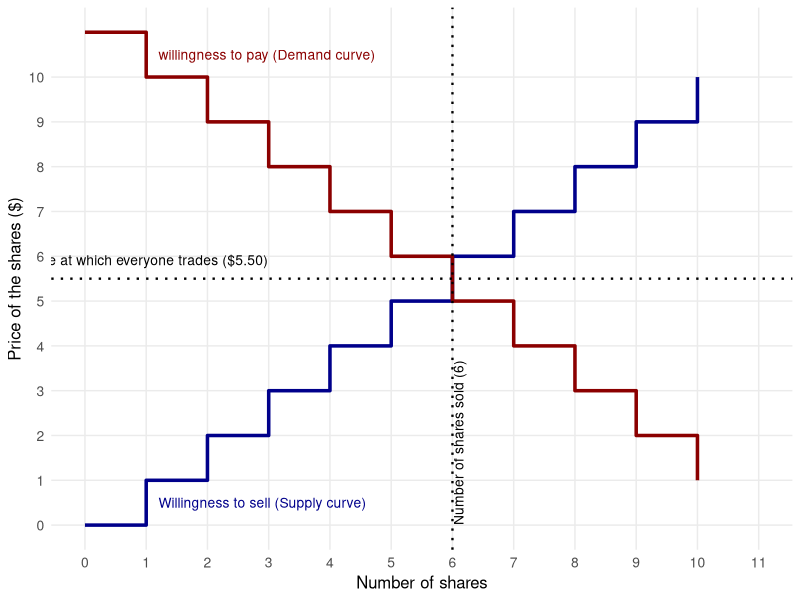
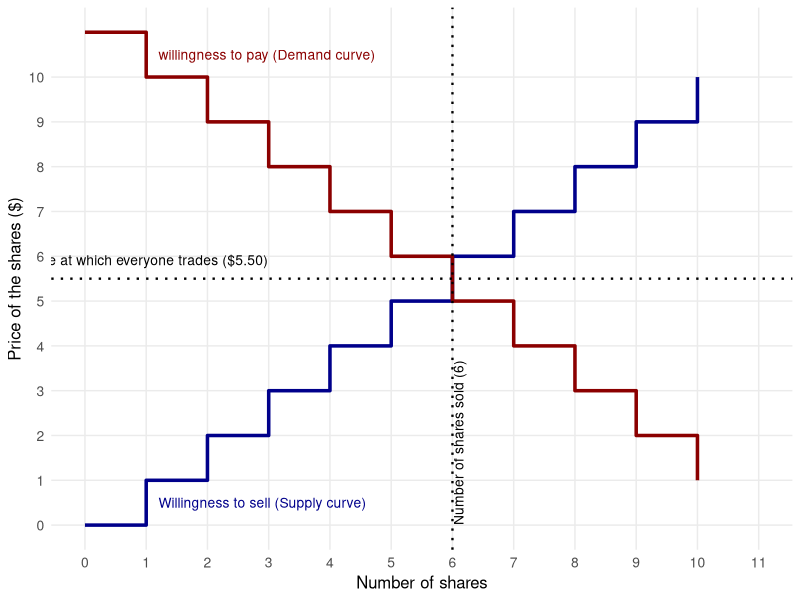
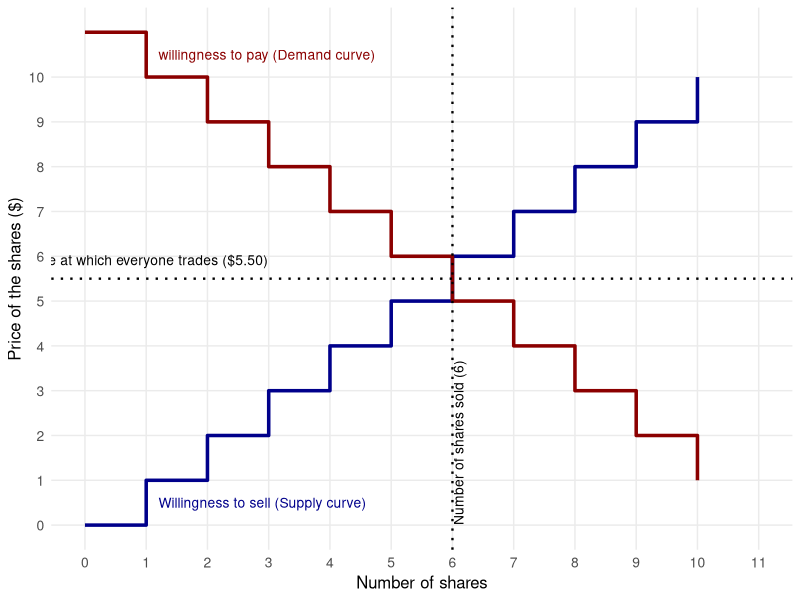
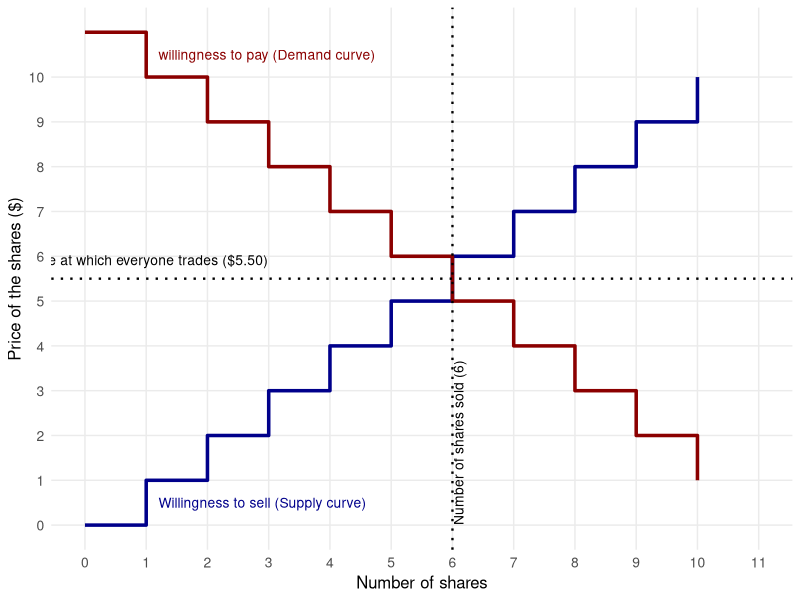

R code for these plots, in order:
## ---- chunk 1
        
        library(tidyverse)

        library(ggplot2)

# Create data for increasing step function (supply)
supply_data <- tibble(
  shares = rep(0:10, each = 2),
  price = c(0,0,1, 1, 2, 2, 3, 3, 4, 4, 5, 5, 6, 6, 7, 7, 8, 8, 9, 9, 10, 10)
)

# Create data for decreasing step function (demand)  
demand_data <- tibble(
  shares = rep(0:10, each = 2),
  price = c(11,11,10, 10, 9, 9, 8, 8, 7, 7, 6, 6, 5, 5, 4, 4, 3, 3, 2, 2, 1, 1)
)

# Find intersection point (where supply price = demand price)
# This occurs around shares = 5.5, price = 5.5
intersection_shares <- 6
intersection_price <- 5.5

# Create the plot
ggplot() +
  # Supply curve (increasing, dark blue)
  geom_step(data = supply_data, aes(x = shares, y = price), 
            color = "darkblue", size = 1.2, direction = "hv") +
  
  # Demand curve (decreasing, dark red)
  geom_step(data = demand_data, aes(x = shares, y = price), 
            color = "darkred", size = 1.2, direction = "hv") +
  
  # Horizontal dotted line at intersection
  geom_hline(yintercept = intersection_price, 
             linetype = "dotted", color = "black", size = 0.8) +
  
  # Vertical dotted line at intersection
  geom_vline(xintercept = intersection_shares, 
             linetype = "dotted", color = "black", size = 0.8) +
  
  # Add text labels for the dotted lines
  annotate("text", x = 1, y = intersection_price + 0.3, 
           label = "Price at which everyone trades ($5.50)", 
           hjust = 0.5, vjust = 0, size = 3.5) +
  
  annotate("text", x = intersection_shares + 0.1, y = 0, 
           label = "Number of shares sold (6)", 
           hjust = 0, vjust = 0.5, size = 3.5, angle = 90) +
  
 annotate("text", x = 1.2, y = 0.5, label = "Willingness to sell (Supply curve)", hjust = 0, vjust = 0.5, size = 3.5, col = "darkblue") +
 
 annotate("text", x = 1.2, y = 10.5, label = "willingness to pay (Demand curve)", hjust = 0, vjust = 0.5, size = 3.5, col = "darkred") +

  # Customize axes and labels
  labs(x = "Number of shares", 
       y = "Price of the shares ($)") +
  
  # Set axis limits and breaks
  scale_x_continuous(limits = c(0, 11), breaks = 0:11) +
  scale_y_continuous(limits = c(0, 11), breaks = 0:10) +
  
  # Apply a clean theme
  theme_minimal() +
  theme(
    panel.grid.minor = element_blank(),
    axis.title = element_text(size = 12),
    axis.text = element_text(size = 10)
  )
        
## ---- chunk 2
        
        library(tidyverse)

        library(ggplot2)

# Create data for increasing step function (supply)
supply_data <- tibble(
  shares = rep(0:10, each = 2),
  price = c(0,0,1, 1, 2, 2, 3, 3, 4, 4, 5, 5, 6, 6, 7, 7, 8, 8, 9, 9, 10, 10)
)

# Create data for decreasing step function (demand)  
demand_data <- tibble(
  shares = rep(0:10, each = 2),
  price = c(11,11,10, 10, 9, 9, 8, 8, 7, 7, 6, 6, 5, 5, 4, 4, 3, 3, 2, 2, 1, 1)
)

# Find intersection point (where supply price = demand price)
# This occurs around shares = 5.5, price = 5.5
intersection_shares <- 6
intersection_price <- 5.5

# Create the plot
ggplot() +
  # Supply curve (increasing, dark blue)
  geom_step(data = supply_data, aes(x = shares, y = price), 
            color = "darkblue", size = 1.2, direction = "hv") +
  
  # Demand curve (decreasing, dark red)
  geom_step(data = demand_data, aes(x = shares, y = price), 
            color = "darkred", size = 1.2, direction = "hv") +
  
  # Horizontal dotted line at intersection
  geom_hline(yintercept = intersection_price, 
             linetype = "dotted", color = "black", size = 0.8) +
  
  # Vertical dotted line at intersection
  geom_vline(xintercept = intersection_shares, 
             linetype = "dotted", color = "black", size = 0.8) +
  
  # Add text labels for the dotted lines
  annotate("text", x = 1, y = intersection_price + 0.3, 
           label = "Price at which everyone trades ($5.50)", 
           hjust = 0.5, vjust = 0, size = 3.5) +
  
  annotate("text", x = intersection_shares + 0.1, y = 0, 
           label = "Number of shares sold (6)", 
           hjust = 0, vjust = 0.5, size = 3.5, angle = 90) +
  
 annotate("text", x = 1.2, y = 0.5, label = "Willingness to sell (Supply curve)", hjust = 0, vjust = 0.5, size = 3.5, col = "darkblue") +
 
 annotate("text", x = 1.2, y = 10.5, label = "willingness to pay (Demand curve)", hjust = 0, vjust = 0.5, size = 3.5, col = "darkred") +


  # Customize axes and labels
  labs(x = "Number of shares", 
       y = "Price of the shares ($)") +
  
  # Set axis limits and breaks
  scale_x_continuous(limits = c(0, 11), breaks = 0:11) +
  scale_y_continuous(limits = c(0, 11), breaks = 0:10) +
  
  # Apply a clean theme
  theme_minimal() +
  theme(
    panel.grid.minor = element_blank(),
    axis.title = element_text(size = 12),
    axis.text = element_text(size = 10)
  )
        
## ---- chunk 3
        
        library(tidyverse)

        library(ggplot2)

# Create data for increasing step function (supply)
supply_data <- tibble(
  shares = rep(0:10, each = 2),
  price = c(0,0,1, 1, 2, 2, 3, 3, 4, 4, 5, 5, 6, 6, 7, 7, 8, 8, 9, 9, 10, 10)
)

# Create data for decreasing step function (demand)  
demand_data <- tibble(
  shares = rep(0:10, each = 2),
  price = c(11,11,10, 10, 9, 9, 8, 8, 7, 7, 6, 6, 5, 5, 4, 4, 3, 3, 2, 2, 1, 1)
)

# Find intersection point (where supply price = demand price)
# This occurs around shares = 5.5, price = 5.5
intersection_shares <- 6
intersection_price <- 5.5

# Create the plot
ggplot() +
  # Supply curve (increasing, dark blue)
  geom_step(data = supply_data, aes(x = shares, y = price), 
            color = "darkblue", size = 1.2, direction = "hv") +
  
  # Demand curve (decreasing, dark red)
  geom_step(data = demand_data, aes(x = shares, y = price), 
            color = "darkred", size = 1.2, direction = "hv") +
  
  # Horizontal dotted line at intersection
  geom_hline(yintercept = intersection_price, 
             linetype = "dotted", color = "black", size = 0.8) +
  
  # Vertical dotted line at intersection
  geom_vline(xintercept = intersection_shares, 
             linetype = "dotted", color = "black", size = 0.8) +
  
  # Add text labels for the dotted lines
  annotate("text", x = 1, y = intersection_price + 0.3, 
           label = "Price at which everyone trades ($5.50)", 
           hjust = 0.5, vjust = 0, size = 3.5) +
  
  annotate("text", x = intersection_shares + 0.1, y = 0, 
           label = "Number of shares sold (6)", 
           hjust = 0, vjust = 0.5, size = 3.5, angle = 90) +
  
 annotate("text", x = 1.2, y = 0.5, label = "Willingness to sell (Supply curve)", hjust = 0, vjust = 0.5, size = 3.5, col = "darkblue") +
 
 annotate("text", x = 1.2, y = 10.5, label = "willingness to pay (Demand curve)", hjust = 0, vjust = 0.5, size = 3.5, col = "darkred") +


  # Customize axes and labels
  labs(x = "Number of shares", 
       y = "Price of the shares ($)") +
  
  # Set axis limits and breaks
  scale_x_continuous(limits = c(0, 11), breaks = 0:11) +
  scale_y_continuous(limits = c(0, 11), breaks = 0:10) +
  
  # Apply a clean theme
  theme_minimal() +
  theme(
    panel.grid.minor = element_blank(),
    axis.title = element_text(size = 12),
    axis.text = element_text(size = 10)
  )
        
## ---- chunk 4
        
        library(tidyverse)

        library(ggplot2)

# Create data for increasing step function (supply)
supply_data <- tibble(
  shares = rep(0:10, each = 2),
  price = c(0,0,1, 1, 2, 2, 3, 3, 4, 4, 5, 5, 6, 6, 7, 7, 8, 8, 9, 9, 10, 10)
)

# Create data for decreasing step function (demand)  
demand_data <- tibble(
  shares = rep(0:10, each = 2),
  price = c(11,11,10, 10, 9, 9, 8, 8, 7, 7, 6, 6, 5, 5, 4, 4, 3, 3, 2, 2, 1, 1)
)

# Find intersection point (where supply price = demand price)
# This occurs around shares = 5.5, price = 5.5
intersection_shares <- 6
intersection_price <- 5.5

# Create the plot
ggplot() +
  # Supply curve (increasing, dark blue)
  geom_step(data = supply_data, aes(x = shares, y = price), 
            color = "darkblue", size = 1.2, direction = "hv") +
  
  # Demand curve (decreasing, dark red)
  geom_step(data = demand_data, aes(x = shares, y = price), 
            color = "darkred", size = 1.2, direction = "hv") +
  
  # Horizontal dotted line at intersection
  geom_hline(yintercept = intersection_price, 
             linetype = "dotted", color = "black", size = 0.8) +
  
  # Vertical dotted line at intersection
  geom_vline(xintercept = intersection_shares, 
             linetype = "dotted", color = "black", size = 0.8) +
  
  # Add text labels for the dotted lines
  annotate("text", x = 1, y = intersection_price + 0.3, 
           label = "Price at which everyone trades ($5.50)", 
           hjust = 0.5, vjust = 0, size = 3.5) +
  
  annotate("text", x = intersection_shares + 0.1, y = 0, 
           label = "Number of shares sold (6)", 
           hjust = 0, vjust = 0.5, size = 3.5, angle = 90) +
  
 annotate("text", x = 1.2, y = 0.5, label = "Willingness to sell (Supply curve)", hjust = 0, vjust = 0.5, size = 3.5, col = "darkblue") +
 
 annotate("text", x = 1.2, y = 10.5, label = "willingness to pay (Demand curve)", hjust = 0, vjust = 0.5, size = 3.5, col = "darkred") +


  # Customize axes and labels
  labs(x = "Number of shares", 
       y = "Price of the shares ($)") +
  
  # Set axis limits and breaks
  scale_x_continuous(limits = c(0, 11), breaks = 0:11) +
  scale_y_continuous(limits = c(0, 11), breaks = 0:10) +
  
  # Apply a clean theme
  theme_minimal() +
  theme(
    panel.grid.minor = element_blank(),
    axis.title = element_text(size = 12),
    axis.text = element_text(size = 10)
  )
        
